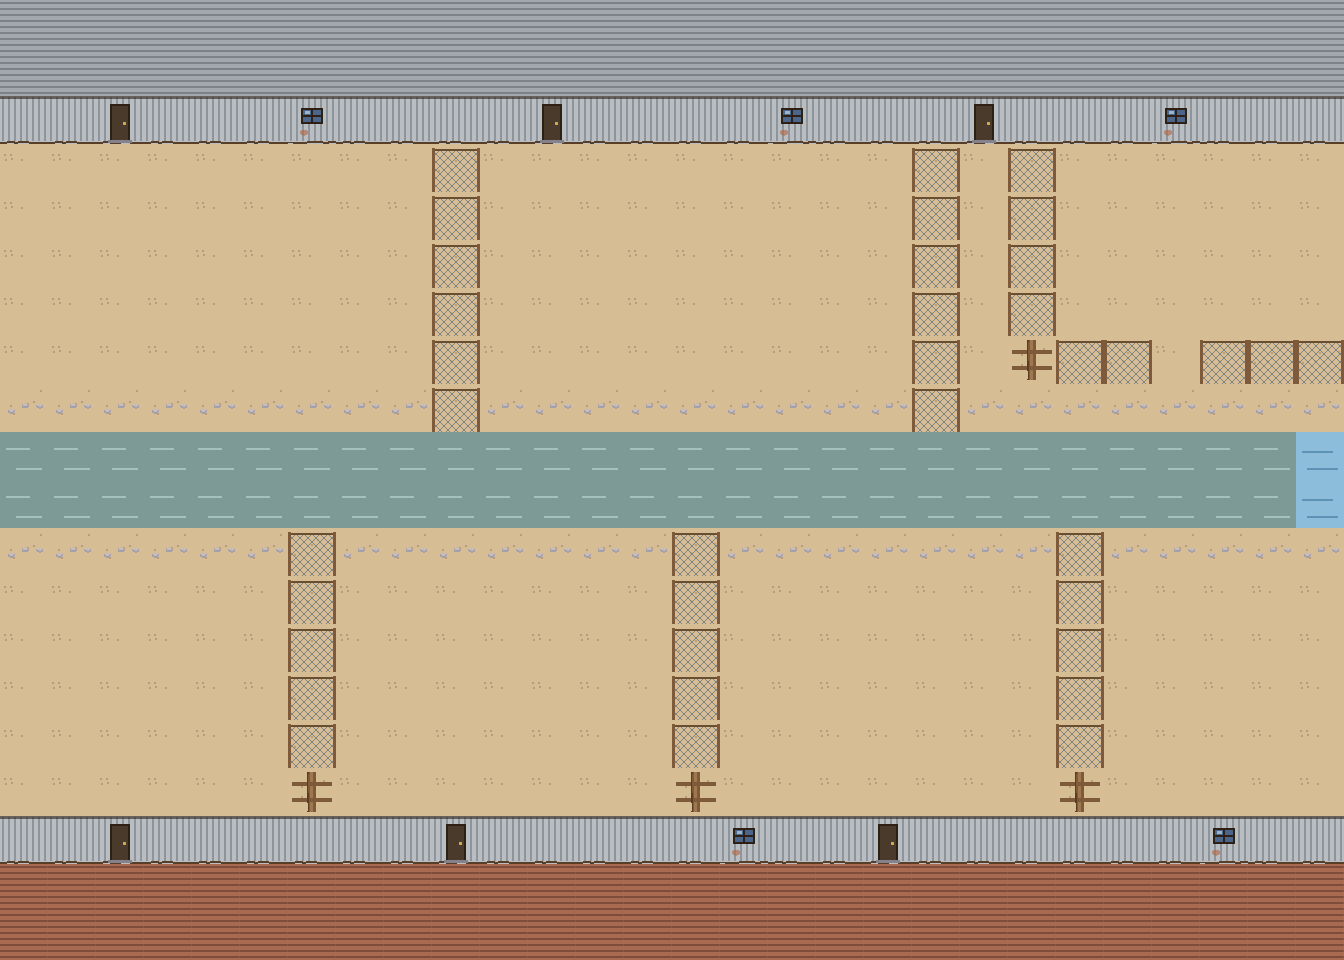

This game map was drawn from its Tiled (.tmx) file and the tilesets committed beside it. A one-line description and the full map source follow:
An orthogonal 28x20 tile map with 48x48 px tiles, 1 tile layer (Ground), 3 tilesets and 12 objects (Spawn, Exit, Chest, Wire, Ouma, ...).

<map version="1.10" tiledversion="1.12.2" orientation="orthogonal" renderorder="right-down" width="28" height="20" tilewidth="48" tileheight="48" infinite="0" nextlayerid="3" nextobjectid="13">
 <tileset firstgid="1" source="terrain.tsx" />
 <tileset firstgid="289" source="tileset.tsx" />
 <tileset firstgid="295" source="lokasie.tsx" />
 <layer id="1" name="Ground" width="28" height="20">
  <data encoding="csv">
302,302,302,302,302,302,302,302,302,302,302,302,302,302,302,302,302,302,302,302,302,302,302,302,302,302,302,302,
302,302,302,302,302,302,302,302,302,302,302,302,302,302,302,302,302,302,302,302,302,302,302,302,302,302,302,302,
299,299,311,299,299,299,312,299,299,299,299,311,299,299,299,299,312,299,299,299,311,299,299,299,312,299,299,299,
295,295,295,295,295,295,295,295,295,305,295,295,295,295,295,295,295,295,295,305,295,305,295,295,295,295,295,295,
295,295,295,295,295,295,295,295,295,305,295,295,295,295,295,295,295,295,295,305,295,305,295,295,295,295,295,295,
295,295,295,295,295,295,295,295,295,305,295,295,295,295,295,295,295,295,295,305,295,305,295,295,295,295,295,295,
295,295,295,295,295,295,295,295,295,305,295,295,295,295,295,295,295,295,295,305,295,305,295,295,295,295,295,295,
295,295,295,295,295,295,295,295,295,305,295,295,295,295,295,295,295,295,295,305,295,306,305,305,295,305,305,305,
296,296,296,296,296,296,296,296,296,305,296,296,296,296,296,296,296,296,296,305,296,296,296,296,296,296,296,296,
309,309,309,309,309,309,309,309,309,309,309,309,309,309,309,309,309,309,309,309,309,309,309,309,309,309,309,314,
309,309,309,309,309,309,309,309,309,309,309,309,309,309,309,309,309,309,309,309,309,309,309,309,309,309,309,314,
296,296,296,296,296,296,305,296,296,296,296,296,296,296,305,296,296,296,296,296,296,296,305,296,296,296,296,296,
295,295,295,295,295,295,305,295,295,295,295,295,295,295,305,295,295,295,295,295,295,295,305,295,295,295,295,295,
295,295,295,295,295,295,305,295,295,295,295,295,295,295,305,295,295,295,295,295,295,295,305,295,295,295,295,295,
295,295,295,295,295,295,305,295,295,295,295,295,295,295,305,295,295,295,295,295,295,295,305,295,295,295,295,295,
295,295,295,295,295,295,305,295,295,295,295,295,295,295,305,295,295,295,295,295,295,295,305,295,295,295,295,295,
295,295,295,295,295,295,306,295,295,295,295,295,295,295,306,295,295,295,295,295,295,295,306,295,295,295,295,295,
299,299,311,299,299,299,299,299,299,311,299,299,299,299,299,312,299,299,311,299,299,299,299,299,299,312,299,299,
303,303,303,303,303,303,303,303,303,303,303,303,303,303,303,303,303,303,303,303,303,303,303,303,303,303,303,303,
303,303,303,303,303,303,303,303,303,303,303,303,303,303,303,303,303,303,303,303,303,303,303,303,303,303,303,303
  </data>
 </layer>
 <objectgroup id="2" name="Objects">
  <object id="1" name="Spawn" x="72" y="264">
   <point />
  </object>
  <object id="2" name="Exit" x="1320" y="648">
   <point />
  </object>
  <object id="3" name="Chest" x="1224" y="216">
   <point />
  </object>
  <object id="4" name="Wire" x="1176" y="360">
   <point />
  </object>
  <object id="5" name="Ouma" x="216" y="792">
   <point />
  </object>
  <object id="6" name="Lookout1" x="600" y="360">
   <point />
  </object>
  <object id="7" name="Lookout2" x="888" y="600">
   <point />
  </object>
  <object id="8" name="Skollie1" x="792" y="264">
   <point />
  </object>
  <object id="9" name="Skollie2" x="1176" y="648">
   <point />
  </object>
  <object id="10" name="Brak1" x="408" y="696">
   <point />
  </object>
  <object id="11" name="Tyres1" x="120" y="168">
   <point />
  </object>
  <object id="12" name="Drums1" x="1272" y="744">
   <point />
  </object>
 </objectgroup>
</map>
